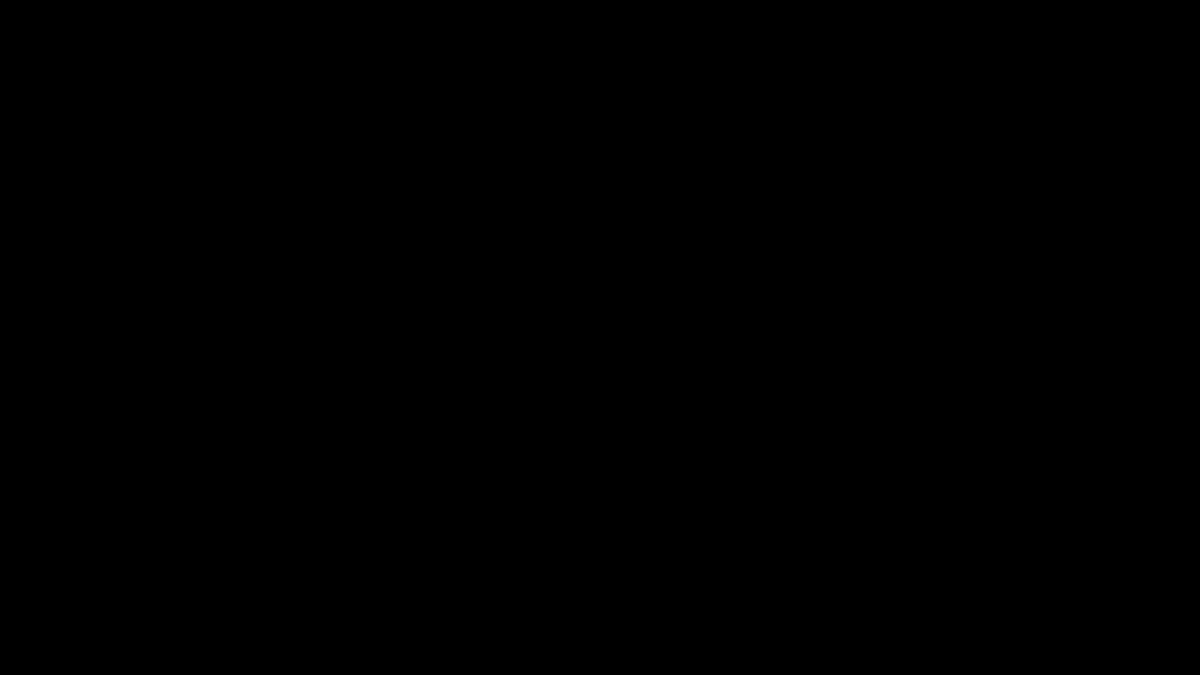
Frame 1 (no input)
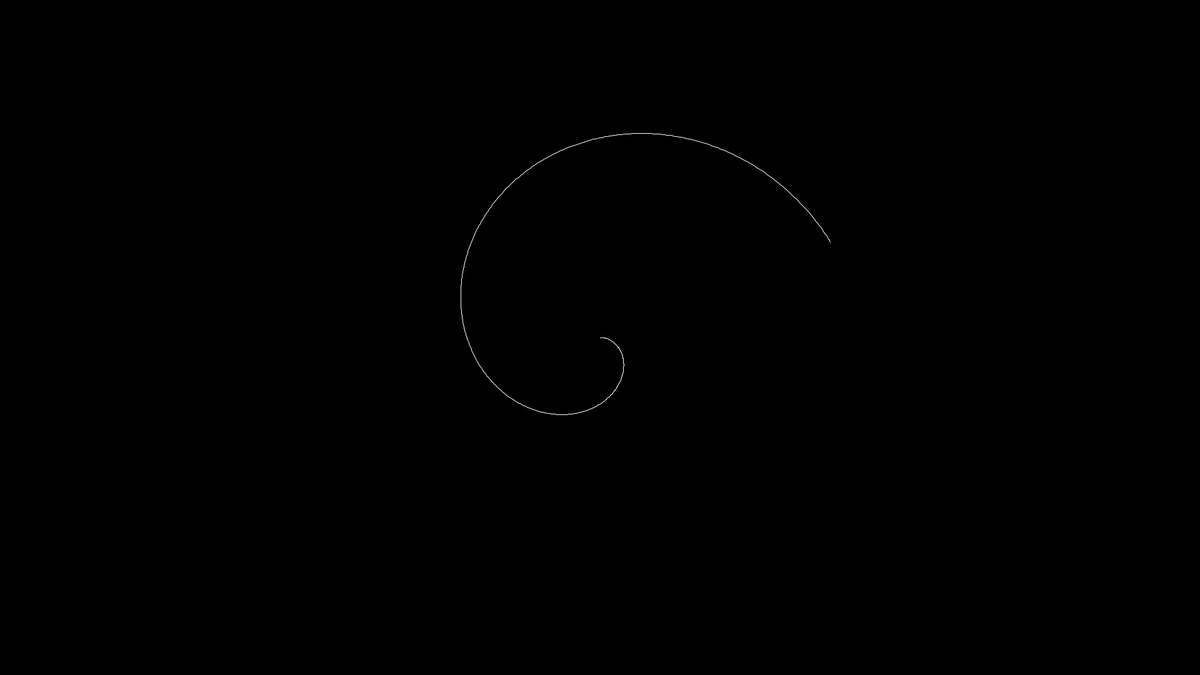
Frame 60 (the mouse pressed at the canvas centre just before this capture)
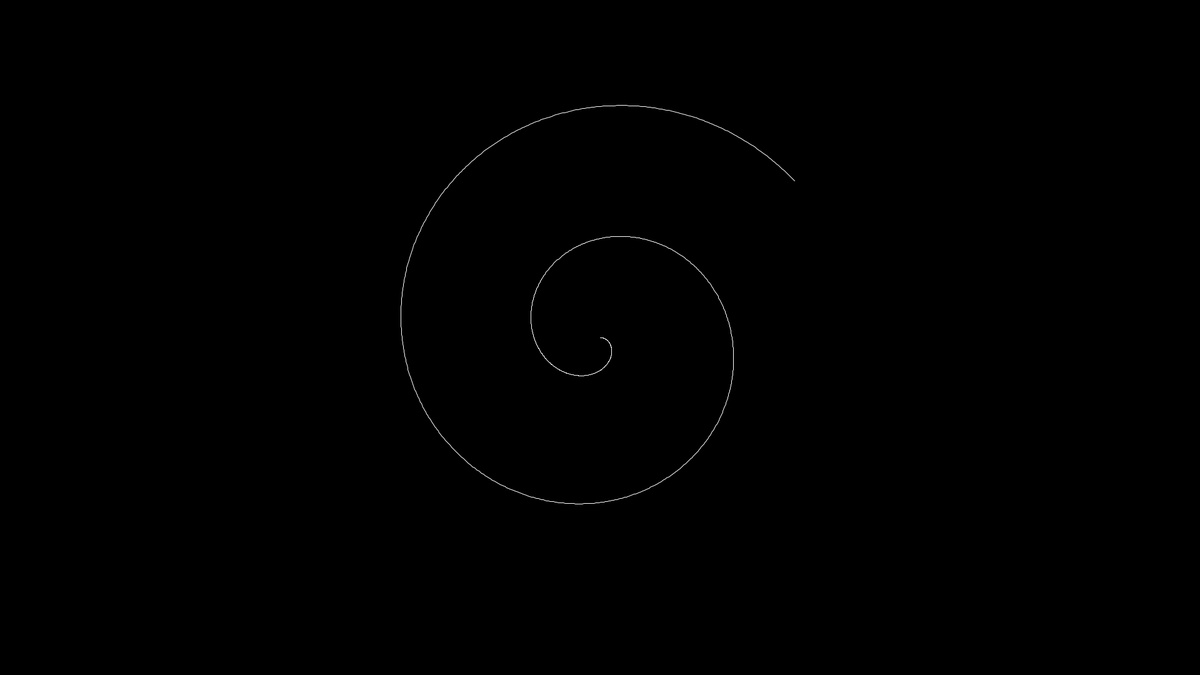
Frame 120 (the mouse held since frame 60 and released just before this capture)

The Processing sketch that drew these frames (run headless with seeded random() and noise(); from frame 60 on, the mouse is pressed at the canvas centre):

// Processing sketch: Polar_03_Spiral
// ── Polar_03_Spiral.pde
/*
Polar_03_Spiral.pde
Author: Alexandros Lotsos
Summary: A sketch showcasing how to use polar coordinates to draw spirals by varying the radius of each point.
*/

float rad = 400; //radius of our circle
float angle = 0.0; //angle for our circle starts at 0;
float angleStep = 0.1; //amount by which max angle is increased

void setup(){
  size(1920, 1080);
  background(0);
  noFill();
  stroke(255);
}

void draw(){
  background(0);
  
  pushMatrix();
  translate(width/2, height/2); //translate to middle of the canvas
  beginShape();
  for(float t = 0; t < angle; t += 0.01){ //change the amount t is incremented by to get a different polygon spiral
    //notice how the x, y coordinates of each point are calculated in relation to their individual radius
    float r = map(t, 0, angle, 0, rad); //try varying r in different ways to see how the spiral changes
    float x = r * cos(t);
    float y = r * sin(t);
    vertex(x, y);
  }
  endShape();
  popMatrix();
  //increase maximum angle gradually to animate the drawing of the circle
  //OPTIONAL: add a check to stop at TWO_PI or some other constant
  angle += angleStep; //increase the step to draw the circle faster
}
